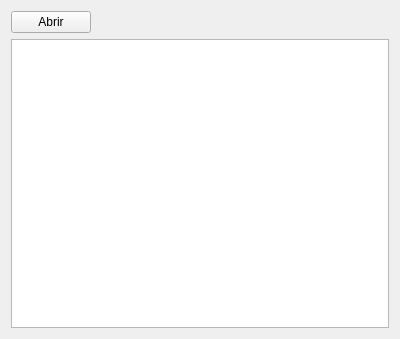
<?xml version="1.0" encoding="UTF-8"?>
<ui version="4.0">
 <class>LeerXML</class>
 <widget class="QWidget" name="LeerXML">
  <property name="geometry">
   <rect>
    <x>0</x>
    <y>0</y>
    <width>400</width>
    <height>339</height>
   </rect>
  </property>
  <property name="windowTitle">
   <string>Form</string>
  </property>
  <layout class="QGridLayout" name="gridLayout">
   <item row="1" column="0" colspan="2">
    <widget class="QPlainTextEdit" name="pteTexto"/>
   </item>
   <item row="0" column="0">
    <widget class="QPushButton" name="pbAbrir">
     <property name="text">
      <string>Abrir</string>
     </property>
    </widget>
   </item>
   <item row="0" column="1">
    <spacer name="horizontalSpacer">
     <property name="orientation">
      <enum>Qt::Horizontal</enum>
     </property>
     <property name="sizeHint" stdset="0">
      <size>
       <width>298</width>
       <height>20</height>
      </size>
     </property>
    </spacer>
   </item>
  </layout>
 </widget>
 <resources/>
 <connections/>
</ui>
